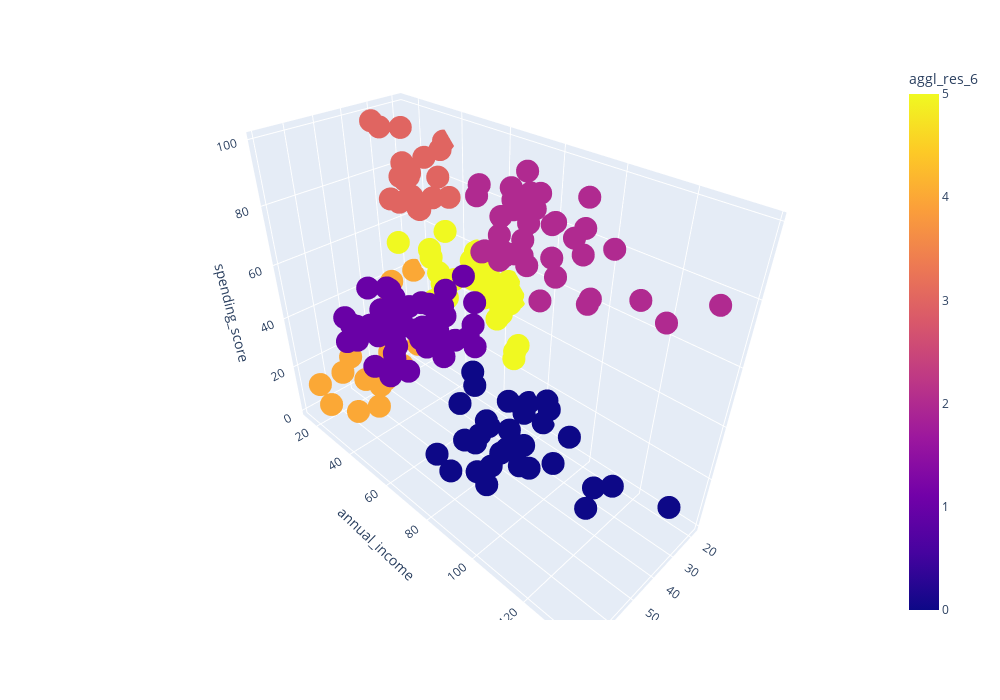

Source (notebook cell):
### Markdown cell above
Как мы можем судить из дендрограммы, если взять евклидово расстояние между кластерами, равное 150, датасет будет делиться на шесть кластеров.

Давайте визуально оценим, что из этого получилось. Для этого обучим модель агломеративной кластеризации с количеством кластеров, равным 6:

### Code cell
df['aggl_res_6'] = get_aggl_clustering(df[['age', 'annual_income', 'spending_score']], 6)
get_3d_visualization(df, 'aggl_res_6')

### Figure 1 — Plotly figure (JSON) as saved in the notebook; plotly's stock layout.template omitted (floating-point values rounded to 4 significant figures; data arrays with more than 128 entries replaced by an {"elided": "..."} marker saying what was removed)
{"data": [{"hovertemplate": "age=%{x}<br>annual_income=%{y}<br>spending_score=%{z}<br>aggl_res_6=%{marker.color}<extra></extra>", "legendgroup": "", "marker": {"color": {"elided": "200 int values"}, "coloraxis": "coloraxis", "symbol": "circle"}, "mode": "markers", "name": "", "scene": "scene", "showlegend": false, "type": "scatter3d", "x": {"elided": "200 int values"}, "y": {"elided": "200 int values"}, "z": {"elided": "200 int values"}}], "layout": {"coloraxis": {"colorbar": {"title": {"text": "aggl_res_6"}}, "colorscale": [[0, "#0d0887"], [0.1111, "#46039f"], [0.2222, "#7201a8"], [0.3333, "#9c179e"], [0.4444, "#bd3786"], [0.5556, "#d8576b"], [0.6667, "#ed7953"], [0.7778, "#fb9f3a"], [0.8889, "#fdca26"], [1, "#f0f921"]]}, "height": 700, "legend": {"tracegroupgap": 0}, "margin": {"t": 60}, "scene": {"domain": {"x": [0, 1], "y": [0, 1]}, "xaxis": {"title": {"text": "age"}}, "yaxis": {"title": {"text": "annual_income"}}, "zaxis": {"title": {"text": "spending_score"}}}, "width": 1000}}
